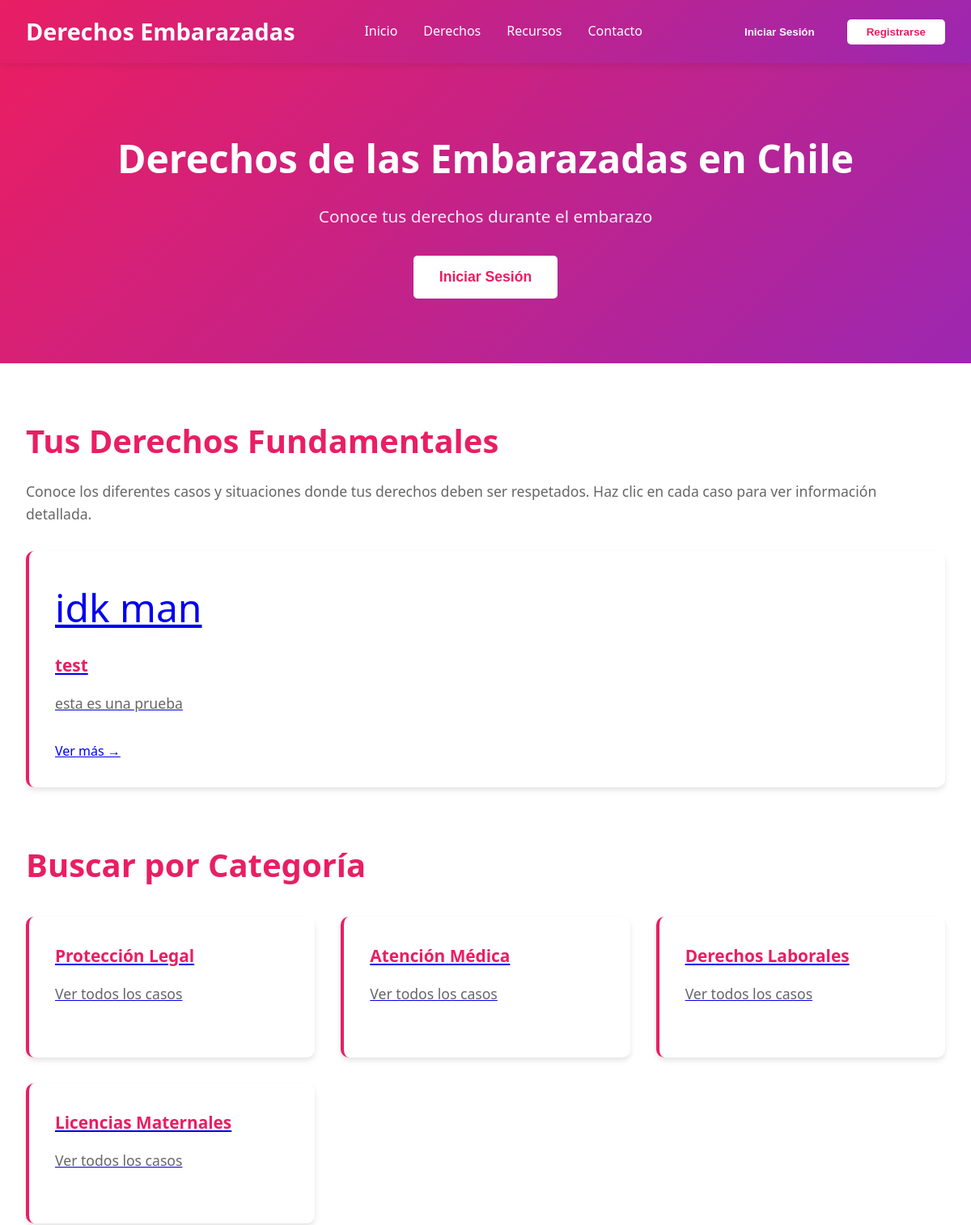
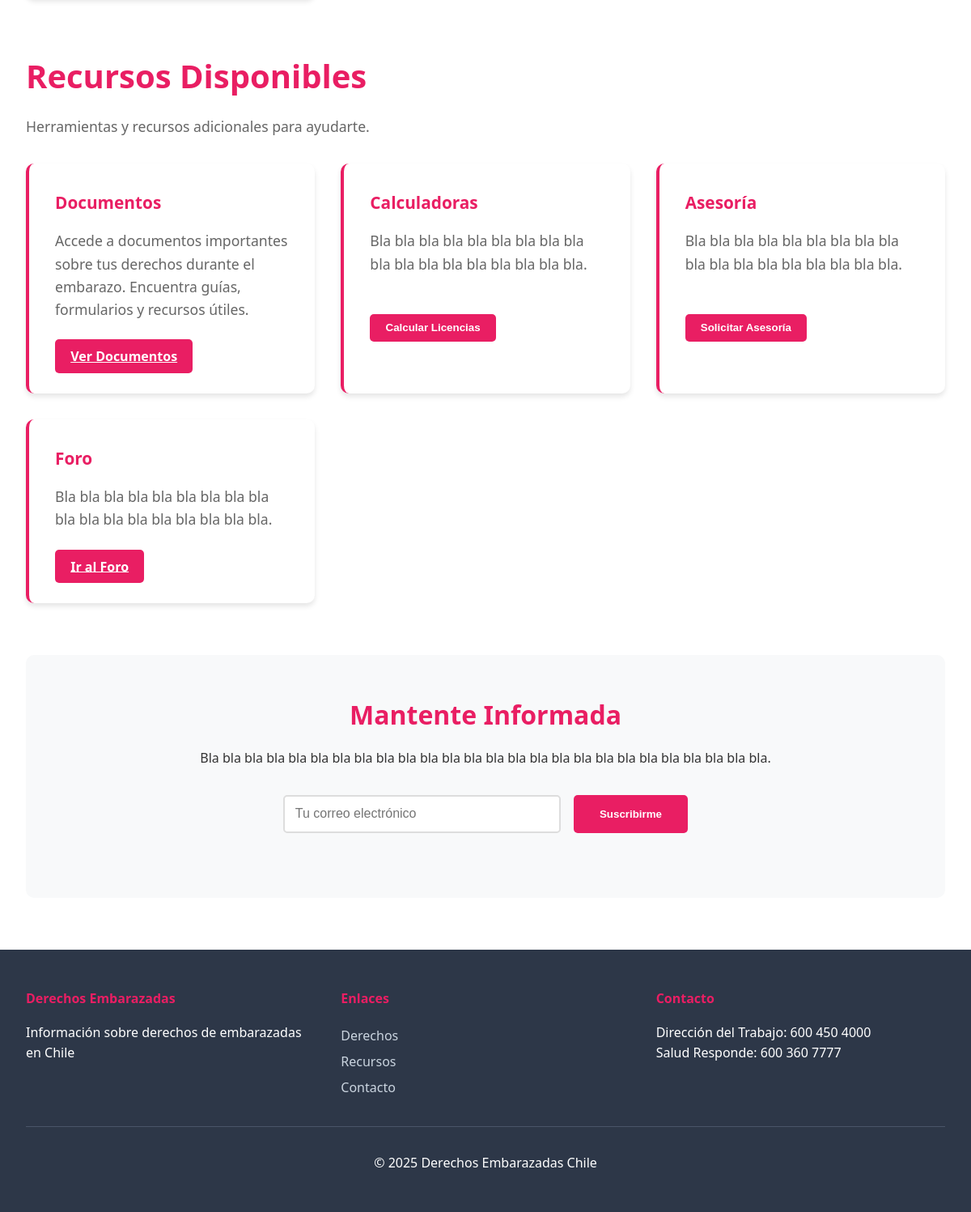
The page / on the database its author committed (2 pictures, top to bottom).
### web/models.py (models this page shows, shortened)
class CasoProblema(models.Model):
    CATEGORIAS = [
        ('legal', 'Protección Legal'),
        ('medica', 'Atención Médica'),
        ('laboral', 'Derechos Laborales'),
        ('licencias', 'Licencias Maternales'),
    ]
    titulo = models.CharField(max_length=200)
    categoria = models.CharField(max_length=50, choices=CATEGORIAS)
    icono = models.CharField(max_length=10, default='⚖️')
    descripcion_corta = models.TextField(max_length=200)
    descripcion_completa = models.TextField()
    que_hacer = models.TextField(help_text="Qué hacer en esta situación")
    donde_acudir = models.TextField(help_text="Dónde acudir por ayuda")
    leyes_aplicables = models.TextField(blank=True, help_text="Leyes que respaldan este derecho")
    ejemplos = models.TextField(blank=True, help_text="Ejemplos de casos reales")
    fecha_creacion = models.DateTimeField(auto_now_add=True)
    activo = models.BooleanField(default=True)
    class Meta:
        verbose_name = 'Caso de Problema'
        verbose_name_plural = 'Casos de Problemas'
        ordering = ['categoria', 'titulo']

### web/views.py (the view)
# urls.py: 2. Add a URL to urlpatterns:  path('', views.home, name='home')
def home(request):
    casos = CasoProblema.objects.filter(activo=True)
    return render(request, 'index.html', {'casos': casos})

### web/templates/index.html (shortened to what this page needs)
{% extends 'base.html' %}
{% block content %}
    <section class="hero">
        <h1>Derechos de las Embarazadas en Chile</h1>
        <p>Conoce tus derechos durante el embarazo</p>
        {% if not user.is_authenticated %}
            <button class="cta-button" onclick="openModal()">Iniciar Sesión</button>
        {% else %}
            <button class="cta-button" onclick="alert('¡Bienvenida!')">Explorar Recursos</button>
        {% endif %}
    </section>
    <div class="container">
        <section class="section" id="derechos">
            <h2>Tus Derechos Fundamentales</h2>
            <p>Conoce los diferentes casos y situaciones donde tus derechos deben ser respetados. Haz clic en cada caso para ver información detallada.</p>
            <div class="cards-grid">
                {% if casos %}
                    {% for caso in casos %}
                    <a href="{% url 'caso_detalle' caso.id %}" class="card-link">
                        <div class="card">
                            <div class="card-icon">{{ caso.icono }}</div>
                            <h3>{{ caso.titulo }}</h3>
                            <p>{{ caso.descripcion_corta }}</p>
                            <span class="ver-mas">Ver más →</span>
                        </div>
                    </a>
                    {% endfor %}
                {% endif %}
            </div>
        </section>
        <section class="section">
            <h2>Buscar por Categoría</h2>
            <div class="cards-grid">
                <a href="{% url 'casos_categoria' 'legal' %}" class="card-link">
                    <div class="card card-categoria">
                        <h3>Protección Legal</h3>
                        <p>Ver todos los casos</p>
                    </div>
                </a>
                <a href="{% url 'casos_categoria' 'medica' %}" class="card-link">
                    <div class="card card-categoria">
                        <h3>Atención Médica</h3>
                        <p>Ver todos los casos</p>
                    </div>
                </a>
                <a href="{% url 'casos_categoria' 'laboral' %}" class="card-link">
                    <div class="card card-categoria">
                        <h3>Derechos Laborales</h3>
                        <p>Ver todos los casos</p>
                    </div>
                </a>
                <a href="{% url 'casos_categoria' 'licencias' %}" class="card-link">
                    <div class="card card-categoria">
                        <h3>Licencias Maternales</h3>
                        <p>Ver todos los casos</p>
                    </div>
                </a>
            </div>
        </section>
        <section class="section" id="recursos">
            <h2>Recursos Disponibles</h2>
            <p>Herramientas y recursos adicionales para ayudarte.</p>
            <div class="cards-grid">
                <div class="card">
                    <h3>Documentos</h3>
                    <p>Accede a documentos importantes sobre tus derechos durante el embarazo. Encuentra guías, formularios y recursos útiles.</p>
                    <a href="{% url 'documentos_index' %}" class="btn-resource">Ver Documentos</a>
                </div>
                <div class="card">
                    <h3> Calculadoras</h3>
                    <p>Bla bla bla bla bla bla bla bla bla bla bla bla bla bla bla bla bla bla.</p>
                    <button class="btn-resource" onclick="alert('Funcionalidad no disponible')">Calcular Licencias</button>
                </div>
                <div class="card">
                    <h3> Asesoría</h3>
                    <p>Bla bla bla bla bla bla bla bla bla bla bla bla bla bla bla bla bla bla.</p>
                    <button class="btn-resource" onclick="alert('Funcionalidad no disponible')">Solicitar Asesoría</button>
                </div>
                <div class="card">
                    <h3> Foro</h3>
                    <p>Bla bla bla bla bla bla bla bla bla bla bla bla bla bla bla bla bla bla.</p>
                    <a href="{% url 'foro_index' %}" class="btn-resource">Ir al Foro</a>
                </div>
            </div>
        </section>
        <section class="newsletter" id="contacto">
            <h3>Mantente Informada</h3>
            <p>Bla bla bla bla bla bla bla bla bla bla bla bla bla bla bla bla bla bla bla bla bla bla bla bla bla bla.</p>
            <form class="newsletter-form" onsubmit="event.preventDefault(); alert('Funcionalidad no disponible');">
                <input type="email" placeholder="Tu correo electrónico" required>
                <button type="submit">Suscribirme</button>
            </form>
        </section>
    </div>
{% endblock %}

### web/static/css/styles.css (style rules this page uses)
* { margin: 0; padding: 0; box-sizing: border-box; }
body { font-family: 'Segoe UI', Tahoma, Geneva, Verdana, sans-serif; line-height: 1.6; color: #333; }
.hero { background: linear-gradient(135deg, #e91e63 0%, #9c27b0 100%); color: white; padding: 5rem 2rem; text-align: center; }
.hero h1 { font-size: 3rem; margin-bottom: 1rem; }
.hero p { font-size: 1.3rem; margin-bottom: 2rem; opacity: 0.9; }
.cta-button { padding: 1rem 2rem; font-size: 1.1rem; background: white; color: #e91e63; border: none; border-radius: 5px; cursor: pointer; font-weight: bold; transition: transform 0.3s; }
.container { max-width: 1200px; margin: 0 auto; padding: 4rem 2rem; }
.section { margin-bottom: 4rem; }
.section h2 { font-size: 2.5rem; margin-bottom: 1rem; color: #e91e63; }
.section p { font-size: 1.1rem; color: #666; margin-bottom: 2rem; }
.cards-grid { display: grid; grid-template-columns: repeat(auto-fit, minmax(280px, 1fr)); gap: 2rem; margin-top: 2rem; }
.card { background: white; padding: 2rem; border-radius: 10px; box-shadow: 0 4px 6px rgba(0,0,0,0.1); transition: transform 0.3s, box-shadow 0.3s; border-left: 4px solid #e91e63; }
.card h3 { color: #e91e63; margin-bottom: 1rem; font-size: 1.3rem; }
.card-icon { font-size: 3rem; margin-bottom: 1rem; }
.btn-resource { margin-top: 1rem; padding: 0.6rem 1.2rem; background: #e91e63; color: white; border: none; border-radius: 5px; cursor: pointer; font-weight: 600; transition: background 0.3s; }
.newsletter { background: #f8f9fa; padding: 3rem; border-radius: 10px; text-align: center; }
.newsletter h3 { font-size: 2rem; margin-bottom: 1rem; color: #e91e63; }
.newsletter-form { display: flex; gap: 1rem; max-width: 500px; margin: 2rem auto; }
.newsletter-form input { flex: 1; padding: 0.8rem; border: 2px solid #ddd; border-radius: 5px; font-size: 1rem; }
.newsletter-form button { padding: 0.8rem 2rem; background: #e91e63; color: white; border: none; border-radius: 5px; cursor: pointer; font-weight: bold; }

### rows shown on the page
CasoProblema: icono "idk man", titulo "test", descripcion_corta "esta es una prueba"
